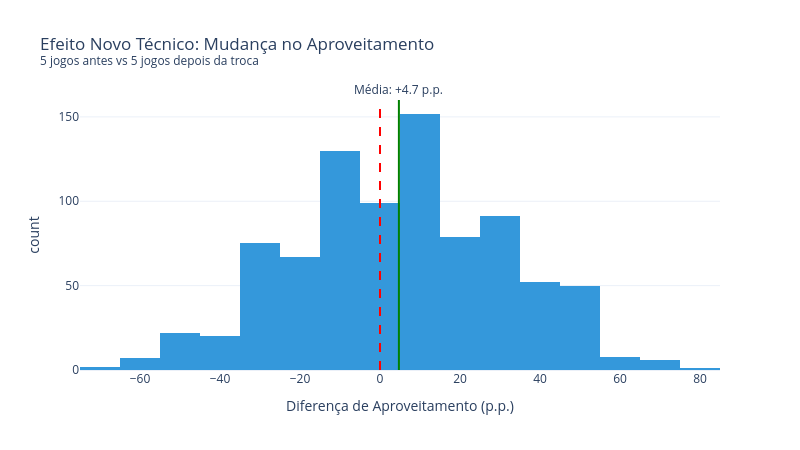

Source (notebook cell):
### Code cell
# Histograma da diferença de aproveitamento pós-troca
fig3 = px.histogram(df_troca, x='diff', nbins=30,
                    title='Efeito Novo T\u00e9cnico: Mudan\u00e7a no Aproveitamento<br><sup>5 jogos antes vs 5 jogos depois da troca</sup>',
                    labels={'diff': 'Diferen\u00e7a de Aproveitamento (p.p.)', 'count': 'Frequ\u00eancia'},
                    color_discrete_sequence=['#3498db'])

fig3.add_vline(x=0, line_dash='dash', line_color='red', line_width=2)
fig3.add_vline(x=df_troca['diff'].mean(), line_dash='solid', line_color='green',
               annotation_text=f"M\u00e9dia: {df_troca['diff'].mean():+.1f} p.p.",
               annotation_position='top')

fig3.update_layout(template='plotly_white', width=800, height=450)

fig3.show()
_path = '../charts/efeito_tecnico.html'
fig3.write_html(_path, include_plotlyjs='cdn')

# Adiciona descrição estatística
_desc = "Distribuição da diferença de aproveitamento antes e após troca de técnico, com média de +4.7 p.p. A distribuição aproximadamente normal centrada levemente à direita indica um efeito positivo moderado."
with open(_path) as f:
    html = f.read()
html = html.replace('<div>', f'<p style="text-align:center;color:#666;font-size:13px;font-family:sans-serif;margin:8px 0 0 0;">{_desc}</p>\n<div>', 1)
with open(_path, 'w') as f:
    f.write(html)

print('Gr\u00e1fico exportado: charts/efeito_tecnico.html')

### Figure 1 — Plotly figure (JSON) as saved in the notebook; plotly's stock layout.template omitted (floating-point values rounded to 4 significant figures; data arrays with more than 128 entries replaced by an {"elided": "..."} marker saying what was removed)
{"data": [{"bingroup": "x", "hovertemplate": "Diferença de Aproveitamento (p.p.)=%{x}<br>count=%{y}<extra></extra>", "legendgroup": "", "marker": {"color": "#3498db", "pattern": {"shape": ""}}, "name": "", "nbinsx": 30, "orientation": "v", "showlegend": false, "type": "histogram", "x": {"elided": "861 float values"}, "xaxis": "x", "yaxis": "y"}], "layout": {"annotations": [{"showarrow": false, "text": "Média: +4.7 p.p.", "x": 4.724, "xanchor": "center", "xref": "x", "y": 1, "yanchor": "bottom", "yref": "y domain"}], "barmode": "relative", "height": 450, "legend": {"tracegroupgap": 0}, "shapes": [{"line": {"color": "red", "dash": "dash", "width": 2}, "type": "line", "x0": 0, "x1": 0, "xref": "x", "y0": 0, "y1": 1, "yref": "y domain"}, {"line": {"color": "green", "dash": "solid"}, "type": "line", "x0": 4.724, "x1": 4.724, "xref": "x", "y0": 0, "y1": 1, "yref": "y domain"}], "title": {"text": "Efeito Novo Técnico: Mudança no Aproveitamento<br><sup>5 jogos antes vs 5 jogos depois da troca</sup>"}, "width": 800, "xaxis": {"anchor": "y", "domain": [0.0, 1.0], "title": {"text": "Diferença de Aproveitamento (p.p.)"}}, "yaxis": {"anchor": "x", "domain": [0.0, 1.0], "title": {"text": "count"}}}}
